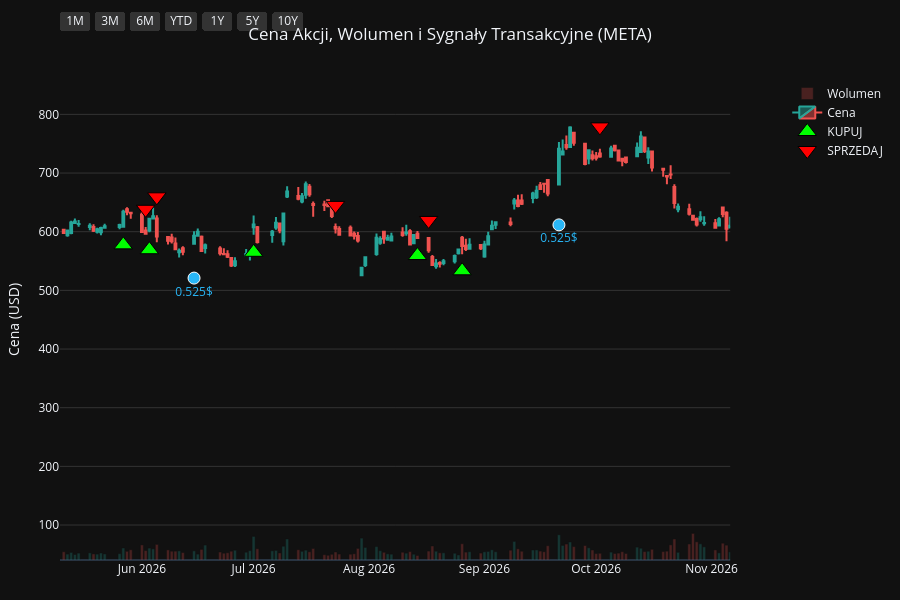
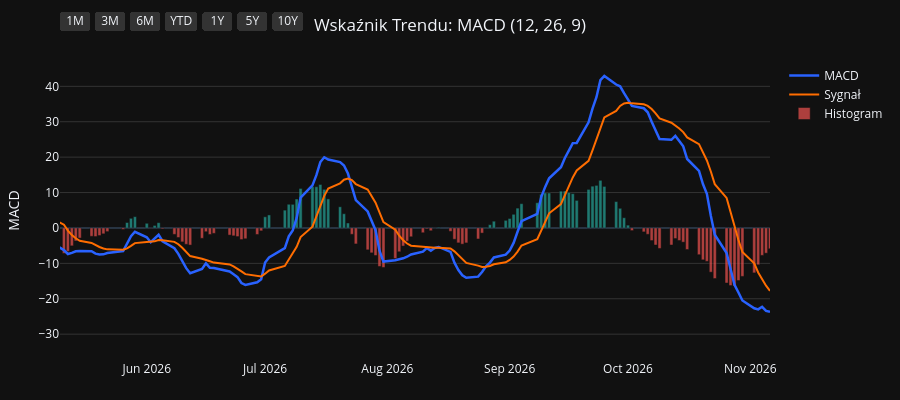
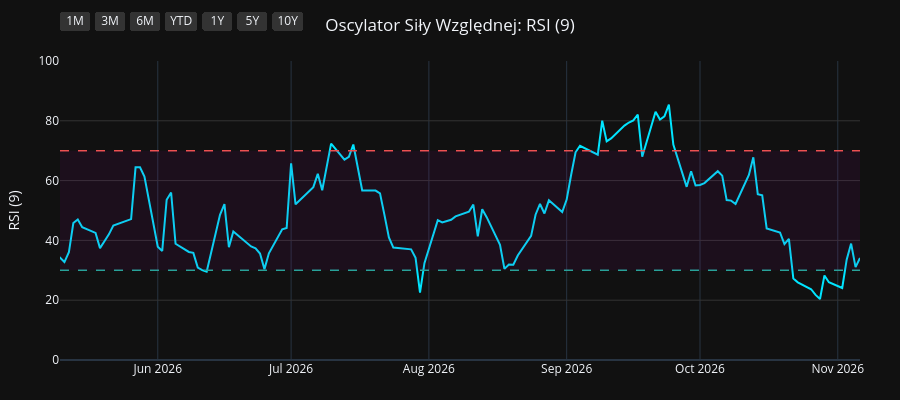
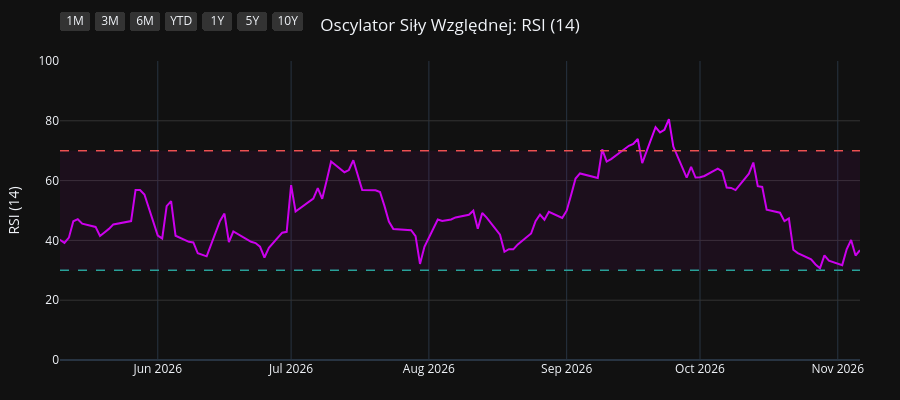

The notebook cell these images were saved under, in order:
### Code cell
import os
import yfinance as yf
import pandas as pd
import pandas_ta as ta
import plotly.graph_objects as go
from plotly.subplots import make_subplots

# 1. Pobranie i przygotowanie danych
symbol = os.environ.get("STOCK_TICKER", "").strip().upper()
if not symbol:
    raise RuntimeError("Set STOCK_TICKER before running price_extractor.ipynb")
df = yf.Ticker(symbol).history(period="10y")
df.index = df.index.tz_localize(None)

# Wskaźniki i sygnały
df.ta.macd(fast=12, slow=26, signal=9, append=True)
df.ta.rsi(length=9, append=True)
df.ta.rsi(length=14, append=True)
df.ta.rsi(length=21, append=True)
df.dropna(inplace=True)

macd = df['MACD_12_26_9']
signal = df['MACDs_12_26_9']
wczorajszy_macd = macd.shift(1)
wczorajszy_signal = signal.shift(1)

df['Decyzja'] = 'BRAK'
df.loc[(macd > signal) & (wczorajszy_macd <= wczorajszy_signal), 'Decyzja'] = 'KUPUJ'
df.loc[(macd < signal) & (wczorajszy_macd >= wczorajszy_signal), 'Decyzja'] = 'SPRZEDAJ'

df_kupuj = df[df['Decyzja'] == 'KUPUJ']
df_sprzedaj = df[df['Decyzja'] == 'SPRZEDAJ']
df_dywidendy = df[df['Dividends'] > 0]
df_splity = df[df['Stock Splits'] > 0]

# Wspólna konfiguracja osi X
konfiguracja_osi_x = dict(
    type="date",
    showspikes=True, spikemode="across", spikesnap="cursor", spikedash="dot", spikecolor="#ffffff", spikethickness=1, hoverformat="%Y-%m-%d",
    rangeselector=dict(
        buttons=list([
            dict(count=1, label="1M", step="month", stepmode="backward"),
            dict(count=3, label="3M", step="month", stepmode="backward"),
            dict(count=6, label="6M", step="month", stepmode="backward"),
            dict(count=1, label="YTD", step="year", stepmode="todate"),
            dict(count=1, label="1Y", step="year", stepmode="backward"),
            dict(count=5, label="5Y", step="year", stepmode="backward"),
            dict(step="all", label="10Y")
        ]),
        bgcolor="#333333", activecolor="#2962ff", x=0, y=1.1
    )
)

# ==========================================
# WYKRES 1: CENA + WOLUMEN + SYGNAŁY
# ==========================================
fig1 = make_subplots(specs=[[{"secondary_y": True}]])

kolory_wolumenu = ['#26a69a' if row['Close'] >= row['Open'] else '#ef5350' for index, row in df.iterrows()]
fig1.add_trace(go.Bar(x=df.index, y=df['Volume'], marker_color=kolory_wolumenu, opacity=0.25, name='Wolumen'), secondary_y=True)
fig1.add_trace(go.Candlestick(x=df.index, open=df['Open'], high=df['High'], low=df['Low'], close=df['Close'], name='Cena', increasing_line_color='#26a69a', decreasing_line_color='#ef5350'), secondary_y=False)
fig1.add_trace(go.Scatter(x=df_kupuj.index, y=df_kupuj['Low'] * 0.95, customdata=df_kupuj[['Low', 'High']], mode='markers', marker=dict(symbol='triangle-up', size=16, color='#00ff00', line=dict(width=1, color='black')), name='KUPUJ', hovertemplate='KUPUJ<br>Najniższa: %{customdata[0]:.2f}<br>Najwyższa: %{customdata[1]:.2f}<extra></extra>'), secondary_y=False)
fig1.add_trace(go.Scatter(x=df_sprzedaj.index, y=df_sprzedaj['High'] * 1.05, customdata=df_sprzedaj[['Low', 'High']], mode='markers', marker=dict(symbol='triangle-down', size=16, color='#ff0000', line=dict(width=1, color='black')), name='SPRZEDAJ', hovertemplate='SPRZEDAJ<br>Najniższa: %{customdata[0]:.2f}<br>Najwyższa: %{customdata[1]:.2f}<extra></extra>'), secondary_y=False)

if not df_dywidendy.empty:
    fig1.add_trace(go.Scatter(x=df_dywidendy.index, y=df_dywidendy['Low'] * 0.90, mode='markers+text', marker=dict(symbol='circle', size=12, color='#29b6f6', line=dict(width=1, color='white')), text=df_dywidendy['Dividends'].apply(lambda x: f"{x}$"), textposition="bottom center", name='Dywidenda', showlegend=False, hovertemplate='Dywidenda: %{text}<extra></extra>', textfont=dict(color="#29b6f6")), secondary_y=False)
if not df_splity.empty:
                    fig1.add_trace(go.Scatter(x=df_splity.index, y=df_splity['High'], mode='markers+text', marker=dict(symbol='star', size=16, color='#ffee58', line=dict(width=1, color='black')), text=df_splity['Stock Splits'].apply(lambda x: f"{x:g}:1" if x >= 1 else f"1:{1 / x:g}"), textposition="top center", name='Split', hovertemplate='%{text}<extra></extra>', textfont=dict(color="#ffee58")), secondary_y=False)

fig1.update_layout(title=dict(text=f"Cena Akcji, Wolumen i Sygnały Transakcyjne ({symbol})", x=0.5, xanchor='center'), dragmode='pan', xaxis_rangeslider_visible=False, template='plotly_dark', height=600, hovermode='x unified', margin=dict(l=60, r=40, t=60, b=40))
fig1.update_xaxes(**konfiguracja_osi_x)
fig1.update_xaxes(range=[df.index.max() - pd.Timedelta(days=180), df.index.max()])
fig1.update_yaxes(title_text="Cena (USD)", secondary_y=False, gridcolor='#333333')
fig1.update_yaxes(range=[0, df['Volume'].max() * 4], showgrid=False, showticklabels=False, secondary_y=True)
fig1.show(config={'scrollZoom': True})

# ==========================================
# WYKRES 2: WSKAŹNIK MACD
# ==========================================
fig2 = go.Figure()
fig2.add_trace(go.Scatter(x=df.index, y=df['MACD_12_26_9'], line=dict(color='#2962ff', width=2.5), name='MACD'))
fig2.add_trace(go.Scatter(x=df.index, y=df['MACDs_12_26_9'], line=dict(color='#ff6d00', width=2), name='Sygnał'))
kolory_macd = ['#26a69a' if val >= 0 else '#ef5350' for val in df['MACDh_12_26_9']]
fig2.add_trace(go.Bar(x=df.index, y=df['MACDh_12_26_9'], marker_color=kolory_macd, name='Histogram', opacity=0.7))
fig2.update_layout(title=dict(text="Wskaźnik Trendu: MACD (12, 26, 9)", x=0.5, xanchor='center'), dragmode='pan', xaxis_rangeslider_visible=False, template='plotly_dark', height=400, hovermode='x unified', margin=dict(l=60, r=40, t=60, b=40))
fig2.update_xaxes(**konfiguracja_osi_x)
fig2.update_xaxes(range=[df.index.max() - pd.Timedelta(days=180), df.index.max()])
fig2.update_yaxes(title_text="MACD", gridcolor='#333333')
fig2.show(config={'scrollZoom': True})

# ==========================================
# WYKRES 3: OSCYLATOR RSI (9)
# ==========================================
fig3 = go.Figure()
fig3.add_trace(go.Scatter(x=df.index, y=df['RSI_9'], line=dict(color='#00e5ff', width=2), name='RSI (9)'))
fig3.add_hline(y=70, line_dash="dash", line_color="#ef5350", line_width=1.5)
fig3.add_hline(y=30, line_dash="dash", line_color="#26a69a", line_width=1.5)
fig3.add_hrect(y0=30, y1=70, line_width=0, fillcolor="purple", opacity=0.1)
fig3.update_layout(title=dict(text="Oscylator Siły Względnej: RSI (9)", x=0.5, xanchor='center'), dragmode='pan', xaxis_rangeslider_visible=False, template='plotly_dark', height=400, hovermode='x unified', margin=dict(l=60, r=40, t=60, b=40))
fig3.update_xaxes(**konfiguracja_osi_x)
fig3.update_xaxes(range=[df.index.max() - pd.Timedelta(days=180), df.index.max()])
fig3.update_yaxes(title_text="RSI (9)", range=[0, 100], gridcolor='#333333')
fig3.show(config={'scrollZoom': True})

# ==========================================
# WYKRES 4: OSCYLATOR RSI (14)
# ==========================================
fig4 = go.Figure()
fig4.add_trace(go.Scatter(x=df.index, y=df['RSI_14'], line=dict(color='#d500f9', width=2), name='RSI (14)'))
fig4.add_hline(y=70, line_dash="dash", line_color="#ef5350", line_width=1.5)
fig4.add_hline(y=30, line_dash="dash", line_color="#26a69a", line_width=1.5)
fig4.add_hrect(y0=30, y1=70, line_width=0, fillcolor="purple", opacity=0.1)
fig4.update_layout(title=dict(text="Oscylator Siły Względnej: RSI (14)", x=0.5, xanchor='center'), dragmode='pan', xaxis_rangeslider_visible=False, template='plotly_dark', height=400, hovermode='x unified', margin=dict(l=60, r=40, t=60, b=40))
fig4.update_xaxes(**konfiguracja_osi_x)
fig4.update_xaxes(range=[df.index.max() - pd.Timedelta(days=180), df.index.max()])
fig4.update_yaxes(title_text="RSI (14)", range=[0, 100], gridcolor='#333333')
fig4.show(config={'scrollZoom': True})

# ==========================================
# WYKRES 5: OSCYLATOR RSI (21)
# ==========================================
fig5 = go.Figure()
fig5.add_trace(go.Scatter(x=df.index, y=df['RSI_21'], line=dict(color='#64dd17', width=2), name='RSI (21)'))
fig5.add_hline(y=70, line_dash="dash", line_color="#ef5350", line_width=1.5)
fig5.add_hline(y=30, line_dash="dash", line_color="#26a69a", line_width=1.5)
fig5.add_hrect(y0=30, y1=70, line_width=0, fillcolor="purple", opacity=0.1)
fig5.update_layout(title=dict(text="Oscylator Siły Względnej: RSI (21)", x=0.5, xanchor='center'), dragmode='pan', xaxis_rangeslider_visible=False, template='plotly_dark', height=400, hovermode='x unified', margin=dict(l=60, r=40, t=60, b=40))
fig5.update_xaxes(**konfiguracja_osi_x)
fig5.update_xaxes(range=[df.index.max() - pd.Timedelta(days=180), df.index.max()])
fig5.update_yaxes(title_text="RSI (21)", range=[0, 100], gridcolor='#333333')
fig5.show(config={'scrollZoom': True})

### Figure 1 — Plotly figure (JSON) as saved in the notebook; plotly's stock layout.template omitted (floating-point values rounded to 4 significant figures; data arrays with more than 128 entries replaced by an {"elided": "..."} marker saying what was removed)
{"data": [{"marker": {"color": {"elided": "2478 str values"}}, "name": "Wolumen", "opacity": 0.25, "type": "bar", "x": {"elided": "2478 str values"}, "xaxis": "x", "y": {"elided": "2478 int values"}, "yaxis": "y2"}, {"close": {"elided": "2478 float values"}, "decreasing": {"line": {"color": "#ef5350"}}, "high": {"elided": "2478 float values"}, "increasing": {"line": {"color": "#26a69a"}}, "low": {"elided": "2478 float values"}, "name": "Cena", "open": {"elided": "2478 float values"}, "type": "candlestick", "x": {"elided": "2478 str values"}, "xaxis": "x", "yaxis": "y"}, {"customdata": {"elided": "103x2 float values"}, "hovertemplate": "KUPUJ<br>Najniższa: %{customdata[0]:.2f}<br>Najwyższa: %{customdata[1]:.2f}<extra></extra>", "marker": {"color": "#00ff00", "line": {"color": "black", "width": 1}, "size": 16, "symbol": "triangle-up"}, "mode": "markers", "name": "KUPUJ", "type": "scatter", "x": ["2017-01-05T00:00:00", "2017-03-13T00:00:00", "2017-03-15T00:00:00", "2017-03-29T00:00:00", "2017-04-21T00:00:00", "2017-05-30T00:00:00", "2017-06-22T00:00:00", "2017-07-11T00:00:00", "2017-09-06T00:00:00", "2017-10-06T00:00:00", "2017-10-30T00:00:00", "2017-11-24T00:00:00", "2017-12-15T00:00:00", "2018-01-02T00:00:00", "2018-01-23T00:00:00", "2018-02-23T00:00:00", "2018-03-05T00:00:00", "2018-04-10T00:00:00", "2018-05-31T00:00:00", "2018-06-15T00:00:00", "2018-07-10T00:00:00", "2018-08-27T00:00:00", "2018-09-20T00:00:00", "2018-10-16T00:00:00", "2018-11-01T00:00:00", "2018-11-29T00:00:00", "2019-01-04T00:00:00", "2019-03-06T00:00:00", "2019-04-02T00:00:00", "2019-06-13T00:00:00", "2019-08-29T00:00:00", "2019-10-10T00:00:00", "2019-11-12T00:00:00", "2019-12-19T00:00:00", "2020-02-18T00:00:00", "2020-03-25T00:00:00", "2020-07-08T00:00:00", "2020-08-03T00:00:00", "2020-10-01T00:00:00", "2020-11-04T00:00:00", "2020-12-01T00:00:00", "2021-01-21T00:00:00", "2021-03-10T00:00:00", "2021-04-29T00:00:00", "2021-05-24T00:00:00", "2021-06-14T00:00:00", "2021-06-24T00:00:00", "2021-07-23T00:00:00", "2021-08-27T00:00:00", "2021-10-18T00:00:00", "2021-11-01T00:00:00", "2021-12-10T00:00:00", "2022-02-02T00:00:00", "2022-02-25T00:00:00", "2022-05-02T00:00:00", "2022-05-16T00:00:00", "2022-05-23T00:00:00", "2022-05-27T00:00:00", "2022-06-29T00:00:00", "2022-08-04T00:00:00", "2022-09-09T00:00:00", "2022-10-05T00:00:00", "2022-10-17T00:00:00", "2022-11-10T00:00:00", "2022-12-29T00:00:00", "2023-03-15T00:00:00", "2023-03-30T00:00:00", "2023-04-28T00:00:00", "2023-05-18T00:00:00", "2023-06-15T00:00:00", "2023-07-12T00:00:00", "2023-07-31T00:00:00", "2023-09-01T00:00:00", "2023-10-02T00:00:00", "2023-11-06T00:00:00", "2023-12-15T00:00:00", "2024-01-10T00:00:00", "2024-04-05T00:00:00", "2024-05-08T00:00:00", "2024-07-05T00:00:00", "2024-08-02T00:00:00", "2024-09-16T00:00:00", "2024-11-12T00:00:00", "2024-12-02T00:00:00", "2025-01-07T00:00:00", "2025-01-21T00:00:00", "2025-03-25T00:00:00", "2025-04-24T00:00:00", "2025-06-02T00:00:00", "2025-06-27T00:00:00", "2025-07-31T00:00:00", "2025-09-15T00:00:00", "2025-10-20T00:00:00", "2025-11-24T00:00:00", "2026-01-23T00:00:00", "2026-03-04T00:00:00", "2026-03-10T00:00:00", "2026-04-07T00:00:00", "2026-05-27T00:00:00", "2026-06-03T00:00:00", "2026-07-01T00:00:00", "2026-08-14T00:00:00", "2026-08-26T00:00:00"], "xaxis": "x", "y": [111.3, 130.5, 130.3, 133.1, 133.9, 142.7, 143.9, 143.9, 159.6, 159.7, 167.1, 169.7, 167.8, 167.1, 174.6, 168.9, 165.5, 147.7, 176.4, 183.2, 190.3, 165.4, 154.8, 145.9, 140.5, 127.7, 125.9, 161.2, 159.5, 164.3, 172.6, 168.6, 178.5, 190.6, 200.8, 144.0, 222.6, 235.6, 249.2, 262.2, 262.5, 251.7, 247.4, 302.6, 299.3, 310.3, 321.6, 336.1, 342.6, 308.2, 306.8, 307.1, 298.2, 191.2, 189.1, 184.4, 180.0, 178.6, 150.9, 157.0, 153.4, 126.8, 122.5, 98.44, 108.9, 179.6, 190.9, 221.8, 227.0, 255.4, 282.4, 298.8, 277.1, 283.8, 295.9, 311.7, 337.9, 484.6, 436.1, 482.4, 449.0, 488.3, 547.8, 543.2, 574.5, 575.3, 587.3, 489.3, 609.1, 686.8, 724.3, 711.5, 681.9, 565.8, 610.7, 623.2, 615.0, 535.6, 577.6, 569.3, 564.9, 559.4, 533.4], "yaxis": "y"}, {"customdata": {"elided": "103x2 float values"}, "hovertemplate": "SPRZEDAJ<br>Najniższa: %{customdata[0]:.2f}<br>Najwyższa: %{customdata[1]:.2f}<extra></extra>", "marker": {"color": "#ff0000", "line": {"color": "black", "width": 1}, "size": 16, "symbol": "triangle-down"}, "mode": "markers", "name": "SPRZEDAJ", "type": "scatter", "x": ["2017-02-03T00:00:00", "2017-03-14T00:00:00", "2017-03-17T00:00:00", "2017-04-03T00:00:00", "2017-05-11T00:00:00", "2017-06-09T00:00:00", "2017-06-27T00:00:00", "2017-08-09T00:00:00", "2017-09-14T00:00:00", "2017-10-24T00:00:00", "2017-11-13T00:00:00", "2017-11-29T00:00:00", "2017-12-21T00:00:00", "2018-01-16T00:00:00", "2018-02-05T00:00:00", "2018-03-01T00:00:00", "2018-03-19T00:00:00", "2018-05-25T00:00:00", "2018-06-07T00:00:00", "2018-06-26T00:00:00", "2018-07-26T00:00:00", "2018-09-06T00:00:00", "2018-10-05T00:00:00", "2018-10-24T00:00:00", "2018-11-12T00:00:00", "2018-12-20T00:00:00", "2019-02-14T00:00:00", "2019-03-15T00:00:00", "2019-05-08T00:00:00", "2019-07-19T00:00:00", "2019-09-24T00:00:00", "2019-11-11T00:00:00", "2019-12-04T00:00:00", "2020-01-24T00:00:00", "2020-02-21T00:00:00", "2020-05-29T00:00:00", "2020-07-15T00:00:00", "2020-09-08T00:00:00", "2020-10-30T00:00:00", "2020-11-11T00:00:00", "2020-12-10T00:00:00", "2021-02-19T00:00:00", "2021-04-16T00:00:00", "2021-05-10T00:00:00", "2021-06-11T00:00:00", "2021-06-16T00:00:00", "2021-07-08T00:00:00", "2021-08-02T00:00:00", "2021-09-13T00:00:00", "2021-10-27T00:00:00", "2021-11-30T00:00:00", "2022-01-05T00:00:00", "2022-02-03T00:00:00", "2022-04-13T00:00:00", "2022-05-11T00:00:00", "2022-05-19T00:00:00", "2022-05-24T00:00:00", "2022-06-10T00:00:00", "2022-07-29T00:00:00", "2022-08-22T00:00:00", "2022-09-13T00:00:00", "2022-10-11T00:00:00", "2022-10-27T00:00:00", "2022-12-28T00:00:00", "2023-02-15T00:00:00", "2023-03-29T00:00:00", "2023-04-11T00:00:00", "2023-05-09T00:00:00", "2023-06-08T00:00:00", "2023-06-26T00:00:00", "2023-07-21T00:00:00", "2023-08-03T00:00:00", "2023-09-21T00:00:00", "2023-10-20T00:00:00", "2023-11-29T00:00:00", "2024-01-03T00:00:00", "2024-02-21T00:00:00", "2024-04-12T00:00:00", "2024-07-01T00:00:00", "2024-07-12T00:00:00", "2024-08-28T00:00:00", "2024-10-14T00:00:00", "2024-11-13T00:00:00", "2024-12-18T00:00:00", "2025-01-14T00:00:00", "2025-02-19T00:00:00", "2025-03-31T00:00:00", "2025-05-29T00:00:00", "2025-06-13T00:00:00", "2025-07-02T00:00:00", "2025-08-19T00:00:00", "2025-09-24T00:00:00", "2025-10-30T00:00:00", "2026-01-05T00:00:00", "2026-02-10T00:00:00", "2026-03-09T00:00:00", "2026-03-12T00:00:00", "2026-04-30T00:00:00", "2026-06-02T00:00:00", "2026-06-05T00:00:00", "2026-07-23T00:00:00", "2026-08-17T00:00:00", "2026-10-02T00:00:00"], "xaxis": "x", "y": [138.2, 145.0, 146.0, 148.2, 156.7, 161.8, 159.4, 178.3, 179.2, 180.2, 186.2, 189.3, 185.8, 189.0, 198.2, 187.3, 184.3, 193.8, 198.6, 207.1, 187.3, 173.7, 167.3, 160.8, 150.8, 141.0, 171.5, 174.3, 198.4, 210.4, 195.6, 197.7, 208.0, 230.7, 222.8, 236.6, 254.6, 290.5, 287.8, 289.5, 289.9, 281.1, 321.3, 327.2, 346.2, 351.1, 362.3, 373.8, 397.0, 332.0, 349.3, 349.2, 257.9, 225.3, 208.7, 203.1, 191.0, 190.4, 166.6, 172.1, 168.1, 138.0, 106.6, 122.9, 185.3, 214.0, 224.7, 245.3, 278.4, 301.4, 317.7, 328.6, 312.3, 327.9, 353.5, 361.9, 488.3, 541.6, 527.9, 529.5, 543.1, 626.0, 610.9, 655.0, 632.1, 738.1, 604.7, 682.7, 725.8, 753.2, 802.3, 796.5, 712.6, 696.0, 712.8, 678.4, 684.4, 650.8, 638.2, 659.5, 644.9, 619.3, 778.7], "yaxis": "y"}, {"hovertemplate": "Dywidenda: %{text}<extra></extra>", "marker": {"color": "#29b6f6", "line": {"color": "white", "width": 1}, "size": 12, "symbol": "circle"}, "mode": "markers+text", "name": "Dywidenda", "showlegend": false, "text": ["0.5$", "0.5$", "0.5$", "0.5$", "0.525$", "0.525$", "0.525$", "0.525$", "0.525$", "0.525$", "0.525$"], "textfont": {"color": "#29b6f6"}, "textposition": "bottom center", "type": "scatter", "x": ["2024-02-21T00:00:00", "2024-06-14T00:00:00", "2024-09-16T00:00:00", "2024-12-16T00:00:00", "2025-03-14T00:00:00", "2025-06-16T00:00:00", "2025-09-22T00:00:00", "2025-12-15T00:00:00", "2026-03-16T00:00:00", "2026-06-15T00:00:00", "2026-09-21T00:00:00"], "xaxis": "x", "y": [412.1, 447.3, 462.6, 553.5, 532.7, 621.6, 685.7, 573.4, 559.8, 521.0, 611.6], "yaxis": "y"}], "layout": {"dragmode": "pan", "height": 600, "hovermode": "x unified", "margin": {"b": 40, "l": 60, "r": 40, "t": 60}, "title": {"text": "Cena Akcji, Wolumen i Sygnały Transakcyjne (META)", "x": 0.5, "xanchor": "center"}, "xaxis": {"anchor": "y", "domain": [0.0, 0.94], "hoverformat": "%Y-%m-%d", "range": ["2026-05-10T00:00:00", "2026-11-06T00:00:00"], "rangeselector": {"activecolor": "#2962ff", "bgcolor": "#333333", "buttons": [{"count": 1, "label": "1M", "step": "month", "stepmode": "backward"}, {"count": 3, "label": "3M", "step": "month", "stepmode": "backward"}, {"count": 6, "label": "6M", "step": "month", "stepmode": "backward"}, {"count": 1, "label": "YTD", "step": "year", "stepmode": "todate"}, {"count": 1, "label": "1Y", "step": "year", "stepmode": "backward"}, {"count": 5, "label": "5Y", "step": "year", "stepmode": "backward"}, {"label": "10Y", "step": "all"}], "x": 0, "y": 1.1}, "rangeslider": {"visible": false}, "showspikes": true, "spikecolor": "#ffffff", "spikedash": "dot", "spikemode": "across", "spikesnap": "cursor", "spikethickness": 1, "type": "date"}, "yaxis": {"anchor": "x", "domain": [0.0, 1.0], "gridcolor": "#333333", "title": {"text": "Cena (USD)"}}, "yaxis2": {"anchor": "x", "overlaying": "y", "range": [0, 929266400], "showgrid": false, "showticklabels": false, "side": "right"}}}

### Figure 2 — Plotly figure (JSON) as saved in the notebook; plotly's stock layout.template omitted (floating-point values rounded to 4 significant figures; data arrays with more than 128 entries replaced by an {"elided": "..."} marker saying what was removed)
{"data": [{"line": {"color": "#2962ff", "width": 2.5}, "name": "MACD", "type": "scatter", "x": {"elided": "2478 str values"}, "y": {"elided": "2478 float values"}}, {"line": {"color": "#ff6d00", "width": 2}, "name": "Sygnał", "type": "scatter", "x": {"elided": "2478 str values"}, "y": {"elided": "2478 float values"}}, {"marker": {"color": {"elided": "2478 str values"}}, "name": "Histogram", "opacity": 0.7, "type": "bar", "x": {"elided": "2478 str values"}, "y": {"elided": "2478 float values"}}], "layout": {"dragmode": "pan", "height": 400, "hovermode": "x unified", "margin": {"b": 40, "l": 60, "r": 40, "t": 60}, "title": {"text": "Wskaźnik Trendu: MACD (12, 26, 9)", "x": 0.5, "xanchor": "center"}, "xaxis": {"hoverformat": "%Y-%m-%d", "range": ["2026-05-10T00:00:00", "2026-11-06T00:00:00"], "rangeselector": {"activecolor": "#2962ff", "bgcolor": "#333333", "buttons": [{"count": 1, "label": "1M", "step": "month", "stepmode": "backward"}, {"count": 3, "label": "3M", "step": "month", "stepmode": "backward"}, {"count": 6, "label": "6M", "step": "month", "stepmode": "backward"}, {"count": 1, "label": "YTD", "step": "year", "stepmode": "todate"}, {"count": 1, "label": "1Y", "step": "year", "stepmode": "backward"}, {"count": 5, "label": "5Y", "step": "year", "stepmode": "backward"}, {"label": "10Y", "step": "all"}], "x": 0, "y": 1.1}, "rangeslider": {"visible": false}, "showspikes": true, "spikecolor": "#ffffff", "spikedash": "dot", "spikemode": "across", "spikesnap": "cursor", "spikethickness": 1, "type": "date"}, "yaxis": {"gridcolor": "#333333", "title": {"text": "MACD"}}}}

### Figure 3 — Plotly figure (JSON) as saved in the notebook; plotly's stock layout.template omitted (floating-point values rounded to 4 significant figures; data arrays with more than 128 entries replaced by an {"elided": "..."} marker saying what was removed)
{"data": [{"line": {"color": "#00e5ff", "width": 2}, "name": "RSI (9)", "type": "scatter", "x": {"elided": "2478 str values"}, "y": {"elided": "2478 float values"}}], "layout": {"dragmode": "pan", "height": 400, "hovermode": "x unified", "margin": {"b": 40, "l": 60, "r": 40, "t": 60}, "shapes": [{"line": {"color": "#ef5350", "dash": "dash", "width": 1.5}, "type": "line", "x0": 0, "x1": 1, "xref": "x domain", "y0": 70, "y1": 70, "yref": "y"}, {"line": {"color": "#26a69a", "dash": "dash", "width": 1.5}, "type": "line", "x0": 0, "x1": 1, "xref": "x domain", "y0": 30, "y1": 30, "yref": "y"}, {"fillcolor": "purple", "line": {"width": 0}, "opacity": 0.1, "type": "rect", "x0": 0, "x1": 1, "xref": "x domain", "y0": 30, "y1": 70, "yref": "y"}], "title": {"text": "Oscylator Siły Względnej: RSI (9)", "x": 0.5, "xanchor": "center"}, "xaxis": {"hoverformat": "%Y-%m-%d", "range": ["2026-05-10T00:00:00", "2026-11-06T00:00:00"], "rangeselector": {"activecolor": "#2962ff", "bgcolor": "#333333", "buttons": [{"count": 1, "label": "1M", "step": "month", "stepmode": "backward"}, {"count": 3, "label": "3M", "step": "month", "stepmode": "backward"}, {"count": 6, "label": "6M", "step": "month", "stepmode": "backward"}, {"count": 1, "label": "YTD", "step": "year", "stepmode": "todate"}, {"count": 1, "label": "1Y", "step": "year", "stepmode": "backward"}, {"count": 5, "label": "5Y", "step": "year", "stepmode": "backward"}, {"label": "10Y", "step": "all"}], "x": 0, "y": 1.1}, "rangeslider": {"visible": false}, "showspikes": true, "spikecolor": "#ffffff", "spikedash": "dot", "spikemode": "across", "spikesnap": "cursor", "spikethickness": 1, "type": "date"}, "yaxis": {"gridcolor": "#333333", "range": [0, 100], "title": {"text": "RSI (9)"}}}}

### Figure 4 — Plotly figure (JSON) as saved in the notebook; plotly's stock layout.template omitted (floating-point values rounded to 4 significant figures; data arrays with more than 128 entries replaced by an {"elided": "..."} marker saying what was removed)
{"data": [{"line": {"color": "#d500f9", "width": 2}, "name": "RSI (14)", "type": "scatter", "x": {"elided": "2478 str values"}, "y": {"elided": "2478 float values"}}], "layout": {"dragmode": "pan", "height": 400, "hovermode": "x unified", "margin": {"b": 40, "l": 60, "r": 40, "t": 60}, "shapes": [{"line": {"color": "#ef5350", "dash": "dash", "width": 1.5}, "type": "line", "x0": 0, "x1": 1, "xref": "x domain", "y0": 70, "y1": 70, "yref": "y"}, {"line": {"color": "#26a69a", "dash": "dash", "width": 1.5}, "type": "line", "x0": 0, "x1": 1, "xref": "x domain", "y0": 30, "y1": 30, "yref": "y"}, {"fillcolor": "purple", "line": {"width": 0}, "opacity": 0.1, "type": "rect", "x0": 0, "x1": 1, "xref": "x domain", "y0": 30, "y1": 70, "yref": "y"}], "title": {"text": "Oscylator Siły Względnej: RSI (14)", "x": 0.5, "xanchor": "center"}, "xaxis": {"hoverformat": "%Y-%m-%d", "range": ["2026-05-10T00:00:00", "2026-11-06T00:00:00"], "rangeselector": {"activecolor": "#2962ff", "bgcolor": "#333333", "buttons": [{"count": 1, "label": "1M", "step": "month", "stepmode": "backward"}, {"count": 3, "label": "3M", "step": "month", "stepmode": "backward"}, {"count": 6, "label": "6M", "step": "month", "stepmode": "backward"}, {"count": 1, "label": "YTD", "step": "year", "stepmode": "todate"}, {"count": 1, "label": "1Y", "step": "year", "stepmode": "backward"}, {"count": 5, "label": "5Y", "step": "year", "stepmode": "backward"}, {"label": "10Y", "step": "all"}], "x": 0, "y": 1.1}, "rangeslider": {"visible": false}, "showspikes": true, "spikecolor": "#ffffff", "spikedash": "dot", "spikemode": "across", "spikesnap": "cursor", "spikethickness": 1, "type": "date"}, "yaxis": {"gridcolor": "#333333", "range": [0, 100], "title": {"text": "RSI (14)"}}}}
